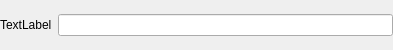
<?xml version="1.0" encoding="UTF-8"?>
<ui version="4.0">
 <class>_widget_top</class>
 <widget class="QWidget" name="_widget_top">
  <property name="geometry">
   <rect>
    <x>0</x>
    <y>0</y>
    <width>393</width>
    <height>50</height>
   </rect>
  </property>
  <property name="minimumSize">
   <size>
    <width>300</width>
    <height>20</height>
   </size>
  </property>
  <property name="windowTitle">
   <string>Param string</string>
  </property>
  <layout class="QVBoxLayout" name="verticalLayout">
   <property name="margin">
    <number>0</number>
   </property>
   <item>
    <layout class="QHBoxLayout" name="_layout_h" stretch="0,0">
     <item>
      <widget class="QLabel" name="_paramname_label">
       <property name="text">
        <string>TextLabel</string>
       </property>
      </widget>
     </item>
     <item>
      <widget class="QLineEdit" name="_paramval_lineedit">
       <property name="minimumSize">
        <size>
         <width>30</width>
         <height>20</height>
        </size>
       </property>
      </widget>
     </item>
    </layout>
   </item>
  </layout>
 </widget>
 <resources/>
 <connections/>
</ui>
